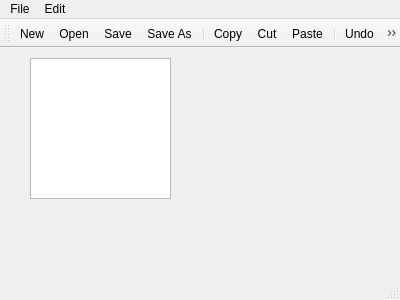
<?xml version="1.0" encoding="UTF-8"?>
<ui version="4.0">
 <class>MainWindow</class>
 <widget class="QMainWindow" name="MainWindow">
  <property name="geometry">
   <rect>
    <x>0</x>
    <y>0</y>
    <width>400</width>
    <height>300</height>
   </rect>
  </property>
  <property name="windowTitle">
   <string>MainWindow</string>
  </property>
  <widget class="QWidget" name="centralWidget">
   <widget class="QTextEdit" name="textEdit">
    <property name="geometry">
     <rect>
      <x>30</x>
      <y>10</y>
      <width>141</width>
      <height>141</height>
     </rect>
    </property>
   </widget>
  </widget>
  <widget class="QMenuBar" name="menuBar">
   <property name="geometry">
    <rect>
     <x>0</x>
     <y>0</y>
     <width>400</width>
     <height>21</height>
    </rect>
   </property>
   <widget class="QMenu" name="menuFile">
    <property name="title">
     <string>File</string>
    </property>
    <addaction name="actionNew"/>
    <addaction name="actionOpen"/>
    <addaction name="separator"/>
    <addaction name="actionSave"/>
    <addaction name="actionSave_As"/>
   </widget>
   <widget class="QMenu" name="menuEdit">
    <property name="title">
     <string>Edit</string>
    </property>
    <addaction name="actionCopy"/>
    <addaction name="actionCut"/>
    <addaction name="actionPaste"/>
    <addaction name="separator"/>
    <addaction name="actionUndo"/>
    <addaction name="actionRedo"/>
   </widget>
   <addaction name="menuFile"/>
   <addaction name="menuEdit"/>
  </widget>
  <widget class="QToolBar" name="mainToolBar">
   <attribute name="toolBarArea">
    <enum>TopToolBarArea</enum>
   </attribute>
   <attribute name="toolBarBreak">
    <bool>false</bool>
   </attribute>
   <addaction name="actionNew"/>
   <addaction name="actionOpen"/>
   <addaction name="actionSave"/>
   <addaction name="actionSave_As"/>
   <addaction name="separator"/>
   <addaction name="actionCopy"/>
   <addaction name="actionCut"/>
   <addaction name="actionPaste"/>
   <addaction name="separator"/>
   <addaction name="actionUndo"/>
   <addaction name="actionRedo"/>
  </widget>
  <widget class="QStatusBar" name="statusBar"/>
  <action name="actionNew">
   <property name="icon">
    <iconset resource="AppResources.qrc">
     <normaloff>:/Images/new.png</normaloff>:/Images/new.png</iconset>
   </property>
   <property name="text">
    <string>New</string>
   </property>
  </action>
  <action name="actionOpen">
   <property name="icon">
    <iconset resource="AppResources.qrc">
     <normaloff>:/Images/open.png</normaloff>:/Images/open.png</iconset>
   </property>
   <property name="text">
    <string>Open</string>
   </property>
  </action>
  <action name="actionSave">
   <property name="icon">
    <iconset resource="AppResources.qrc">
     <normaloff>:/Images/save.png</normaloff>:/Images/save.png</iconset>
   </property>
   <property name="text">
    <string>Save</string>
   </property>
  </action>
  <action name="actionSave_As">
   <property name="icon">
    <iconset resource="AppResources.qrc">
     <normaloff>:/Images/saveas.png</normaloff>:/Images/saveas.png</iconset>
   </property>
   <property name="text">
    <string>Save As</string>
   </property>
  </action>
  <action name="actionCopy">
   <property name="icon">
    <iconset resource="AppResources.qrc">
     <normaloff>:/Images/copy.png</normaloff>:/Images/copy.png</iconset>
   </property>
   <property name="text">
    <string>Copy</string>
   </property>
  </action>
  <action name="actionCut">
   <property name="icon">
    <iconset resource="AppResources.qrc">
     <normaloff>:/Images/cut.png</normaloff>:/Images/cut.png</iconset>
   </property>
   <property name="text">
    <string>Cut</string>
   </property>
  </action>
  <action name="actionUndo">
   <property name="icon">
    <iconset resource="AppResources.qrc">
     <normaloff>:/Images/undo.png</normaloff>:/Images/undo.png</iconset>
   </property>
   <property name="text">
    <string>Undo</string>
   </property>
  </action>
  <action name="actionRedo">
   <property name="icon">
    <iconset resource="AppResources.qrc">
     <normaloff>:/Images/redo.png</normaloff>:/Images/redo.png</iconset>
   </property>
   <property name="text">
    <string>Redo</string>
   </property>
  </action>
  <action name="actionPaste">
   <property name="icon">
    <iconset resource="AppResources.qrc">
     <normaloff>:/Images/paste.png</normaloff>:/Images/paste.png</iconset>
   </property>
   <property name="text">
    <string>Paste</string>
   </property>
  </action>
 </widget>
 <layoutdefault spacing="6" margin="11"/>
 <resources>
  <include location="AppResources.qrc"/>
 </resources>
 <connections/>
</ui>
